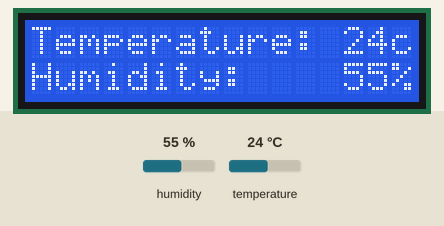
This sketch was run on a simulated ESP32. Shown: 16×2 character LCD. Inputs (shaded band) come from the test bench; at power-on: humidity 55 %, temperature 24 °C. What the sketch prints to the serial monitor is not drawn.

Above: at 1.2 s.
1.3 s: humidity set to 22 %
At 2.7 s:
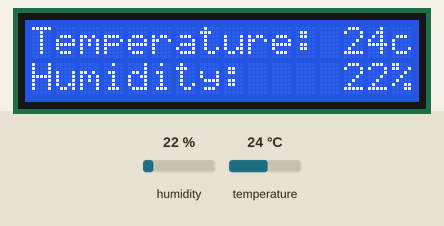
3.4 s: temperature set to 12 °C
At 5.6 s:
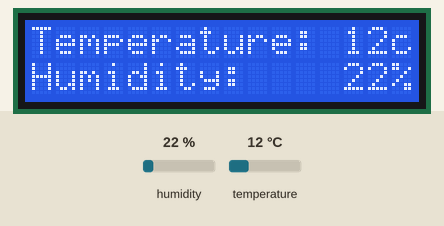
6.2 s: humidity set to 40 %
At 7.6 s:
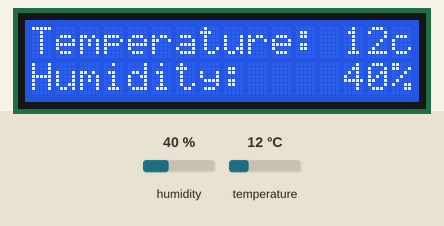
8.3 s: temperature set to 19 °C
At 10.5 s:
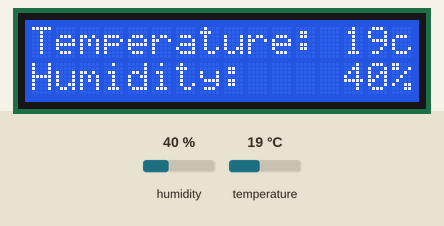
Timing chart, 0 to 11.9 s (numbered marks = the images above; inputs shaded):
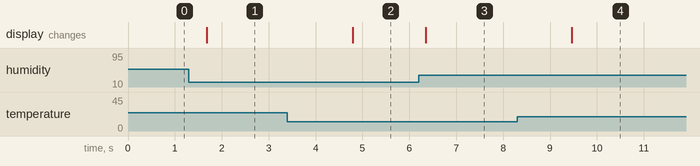

Measured:
- after the input at 1.3 s, the display: changes after 0.38 s (image 1)
- after the input at 3.4 s, the display: changes after 1.4 s (image 2)
- after the input at 6.2 s, the display: changes after 0.15 s (image 3)
- after the input at 8.3 s, the display: changes after 1.2 s (image 4)

The sketch:

dht11-lcd.ino
```cpp
#include <SimpleDHT.h>
#include <Wire.h>
#include <LiquidCrystal_I2C.h>
int pinDHT11 = 4;
SimpleDHT11 dht11(pinDHT11);
LiquidCrystal_I2C lcd(0x27, 16, 2);
void setup() {
  Serial.begin(115200);
  lcd.init();
  lcd.backlight();
}

void loop() {
 Serial.println("=================================");
  Serial.println("Sample DHT11...");
  byte temperature = 0;
  byte humidity = 0;
  int err = SimpleDHTErrSuccess;
  if ((err = dht11.read(&temperature, &humidity, NULL)) !=
    SimpleDHTErrSuccess) {
    Serial.print("Read DHT11 failed, err="); Serial.println(err); delay(1000);
    return;
  }

  Serial.print("Sample OK: ");
  Serial.print((int)temperature); Serial.print(" *C, ");
  Serial.print((int)humidity); Serial.println(" H");
  lcd.clear();
  lcd.setCursor(0, 0); //先設定游標
  lcd.print("Temperature: ");//顯示溫度
  lcd.print((int)temperature);
  lcd.print("c");
  lcd.setCursor(0, 1); //顯示溼度
  lcd.print("Humidity:    ");
  lcd.print((int)humidity);
  lcd.print("%");
  delay(1500);
}
```
